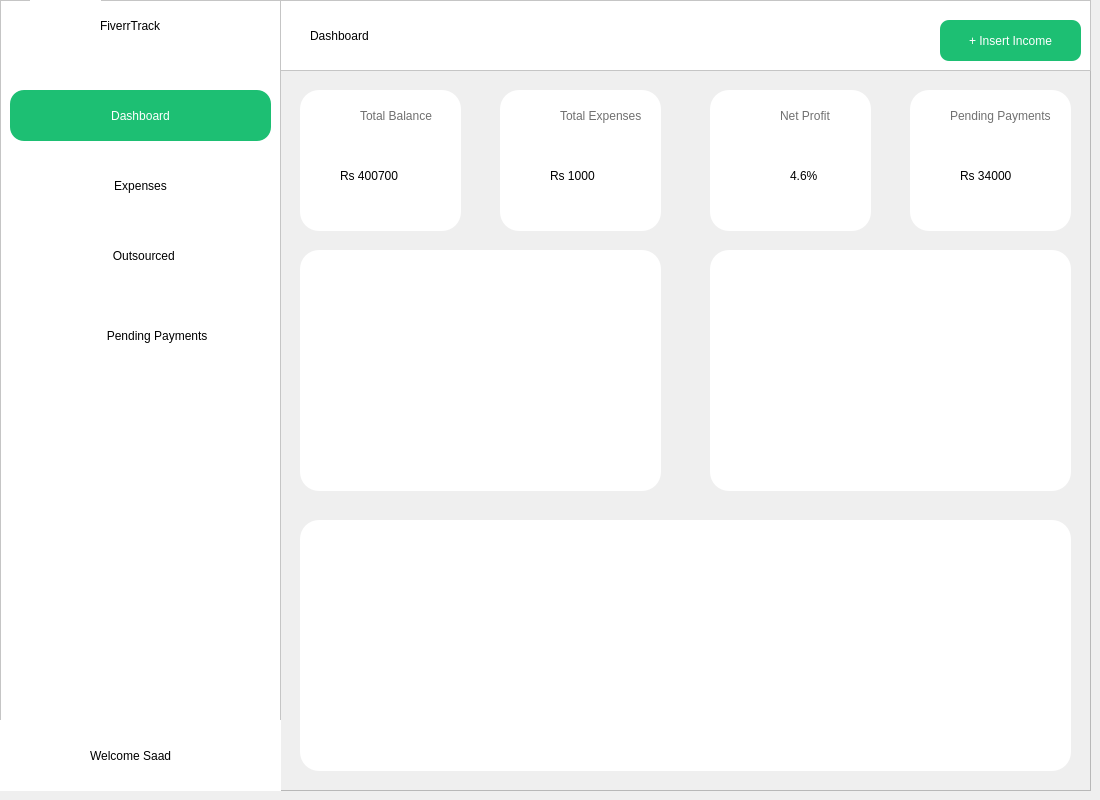
    <widget class="QWidget" name="dashboard">
     <widget class="QFrame" name="frame">
      <property name="geometry">
       <rect>
        <x>0</x>
        <y>0</y>
        <width>281</width>
        <height>791</height>
       </rect>
      </property>
      <property name="styleSheet">
       <string notr="true">background-color:#ffffff;</string>
      </property>
      <property name="frameShape">
       <enum>QFrame::Shape::StyledPanel</enum>
      </property>
      <property name="frameShadow">
       <enum>QFrame::Shadow::Raised</enum>
      </property>
      <widget class="QLabel" name="label_7">
       <property name="geometry">
        <rect>
         <x>100</x>
         <y>0</y>
         <width>141</width>
         <height>51</height>
        </rect>
       </property>
       <property name="styleSheet">
        <string notr="true">font: 700 12pt &quot;Arial&quot;;
background-color:none;
color: black;</string>
       </property>
       <property name="text">
        <string>FiverrTrack</string>
       </property>
       <property name="scaledContents">
        <bool>true</bool>
       </property>
      </widget>
      <widget class="QLabel" name="label_10">
       <property name="geometry">
        <rect>
         <x>30</x>
         <y>-10</y>
         <width>71</width>
         <height>71</height>
        </rect>
       </property>
       <property name="text">
        <string/>
       </property>
       <property name="pixmap">
        <pixmap resource="images.qrc">:/new/prefix1/images/the-greening-logo-is-symbolized-by-the-shape-of-a-combination-of-green-leaves-logo-turns-green-go-green-logo-vector-removebg-preview.png</pixmap>
       </property>
       <property name="scaledContents">
        <bool>true</bool>
       </property>
      </widget>
      <widget class="QPushButton" name="login_button_2">
       <property name="geometry">
        <rect>
         <x>10</x>
         <y>90</y>
         <width>261</width>
         <height>51</height>
        </rect>
       </property>
       <property name="styleSheet">
        <string notr="true">background-color: #1dbf73;
font: 12pt &quot;Tahoma&quot;;
color:white;
border-radius: 14px;</string>
       </property>
       <property name="text">
        <string>Dashboard</string>
       </property>
      </widget>
      <widget class="QPushButton" name="expense">
       <property name="geometry">
        <rect>
         <x>10</x>
         <y>160</y>
         <width>261</width>
         <height>51</height>
        </rect>
       </property>
       <property name="styleSheet">
        <string notr="true">background-color: none;
font: 12pt &quot;Tahoma&quot;;
color:black;
border-radius: 14px;</string>
       </property>
       <property name="text">
        <string>Expenses</string>
       </property>
      </widget>
      <widget class="QPushButton" name="outsourced">
       <property name="geometry">
        <rect>
         <x>0</x>
         <y>230</y>
         <width>281</width>
         <height>51</height>
        </rect>
       </property>
       <property name="styleSheet">
        <string notr="true">background-color: none;
font:  12pt &quot;Arial&quot;;

color:black;
border-radius: 14px;</string>
       </property>
       <property name="text">
        <string>   Outsourced </string>
       </property>
      </widget>
      <widget class="QPushButton" name="pendingpayments">
       <property name="geometry">
        <rect>
         <x>-10</x>
         <y>310</y>
         <width>281</width>
         <height>51</height>
        </rect>
       </property>
       <property name="styleSheet">
        <string notr="true">background-color: none;
font:  12pt &quot;Arial&quot;;

color:black;
border-radius: 14px;</string>
       </property>
       <property name="text">
        <string>                Pending Payments</string>
       </property>
      </widget>
      <widget class="QFrame" name="frame_4">
       <property name="geometry">
        <rect>
         <x>-10</x>
         <y>720</y>
         <width>291</width>
         <height>71</height>
        </rect>
       </property>
       <property name="styleSheet">
        <string notr="true">background-color: white; 
border: grey;</string>
       </property>
       <property name="frameShape">
        <enum>QFrame::Shape::StyledPanel</enum>
       </property>
       <property name="frameShadow">
        <enum>QFrame::Shadow::Raised</enum>
       </property>
       <widget class="QLabel" name="label_8">
        <property name="geometry">
         <rect>
          <x>40</x>
          <y>10</y>
          <width>51</width>
          <height>51</height>
         </rect>
        </property>
        <property name="styleSheet">
         <string notr="true">font: 700 12pt &quot;Arial&quot;;
background-color:none;
color: black;</string>
        </property>
        <property name="text">
         <string/>
        </property>
        <property name="pixmap">
         <pixmap resource="images.qrc">:/new/prefix1/images/saad.png</pixmap>
        </property>
        <property name="scaledContents">
         <bool>true</bool>
        </property>
       </widget>
       <widget class="QLabel" name="user">
        <property name="geometry">
         <rect>
          <x>100</x>
          <y>20</y>
          <width>141</width>
          <height>31</height>
         </rect>
        </property>
        <property name="styleSheet">
         <string notr="true">font:  800 12pt &quot;Arial&quot;;
background-color:none;
color: black;</string>
        </property>
        <property name="text">
         <string>Welcome Saad</string>
        </property>
        <property name="scaledContents">
         <bool>true</bool>
        </property>
       </widget>
      </widget>
     </widget>
     <widget class="QFrame" name="frame_3">
      <property name="geometry">
       <rect>
        <x>280</x>
        <y>0</y>
        <width>811</width>
        <height>71</height>
       </rect>
      </property>
      <property name="styleSheet">
       <string notr="true">background-color:#ffffff;</string>
      </property>
      <property name="frameShape">
       <enum>QFrame::Shape::StyledPanel</enum>
      </property>
      <property name="frameShadow">
       <enum>QFrame::Shadow::Raised</enum>
      </property>
      <widget class="QLabel" name="label_9">
       <property name="geometry">
        <rect>
         <x>30</x>
         <y>10</y>
         <width>141</width>
         <height>51</height>
        </rect>
       </property>
       <property name="styleSheet">
        <string notr="true">font:  800 12pt &quot;Arial&quot;;
background-color:none;
color: black;</string>
       </property>
       <property name="text">
        <string>Dashboard</string>
       </property>
       <property name="scaledContents">
        <bool>true</bool>
       </property>
      </widget>
      <widget class="QPushButton" name="insertincome">
       <property name="geometry">
        <rect>
         <x>660</x>
         <y>20</y>
         <width>141</width>
         <height>41</height>
        </rect>
       </property>
       <property name="styleSheet">
        <string notr="true">background-color: #1dbf73;
font: 10pt &quot;Tahoma&quot;;
color:white;
border-radius: 9px;</string>
       </property>
       <property name="text">
        <string>+ Insert Income</string>
       </property>
      </widget>
      <widget class="QPushButton" name="invert_color">
       <property name="geometry">
        <rect>
         <x>610</x>
         <y>20</y>
         <width>41</width>
         <height>41</height>
        </rect>
       </property>
       <property name="styleSheet">
        <string notr="true">
font: 10pt &quot;Tahoma&quot;;
color:white;
border-radius: 9px;</string>
       </property>
       <property name="text">
        <string/>
       </property>
       <property name="icon">
        <iconset resource="images.qrc">
         <normaloff>:/new/prefix1/images/night-mode.png</normaloff>:/new/prefix1/images/night-mode.png</iconset>
       </property>
      </widget>
     </widget>
     <widget class="QFrame" name="frame_5">
      <property name="geometry">
       <rect>
        <x>300</x>
        <y>90</y>
        <width>161</width>
        <height>141</height>
       </rect>
      </property>
      <property name="styleSheet">
       <string notr="true">background-color: white; 
border: grey;
border-radius:19px;</string>
      </property>
      <property name="frameShape">
       <enum>QFrame::Shape::StyledPanel</enum>
      </property>
      <property name="frameShadow">
       <enum>QFrame::Shadow::Raised</enum>
      </property>
      <widget class="QLabel" name="label_11">
       <property name="geometry">
        <rect>
         <x>60</x>
         <y>0</y>
         <width>101</width>
         <height>51</height>
        </rect>
       </property>
       <property name="styleSheet">
        <string notr="true">font: 9pt &quot;Tahoma&quot;;
background-color:none;
color: rgb(112, 112, 112);</string>
       </property>
       <property name="text">
        <string>Total Balance</string>
       </property>
       <property name="scaledContents">
        <bool>true</bool>
       </property>
      </widget>
      <widget class="QLabel" name="label_15">
       <property name="geometry">
        <rect>
         <x>40</x>
         <y>60</y>
         <width>111</width>
         <height>51</height>
        </rect>
       </property>
       <property name="styleSheet">
        <string notr="true">font: 700 12pt &quot;Arial&quot;;
background-color:none;
color: black;</string>
       </property>
       <property name="text">
        <string>Rs 400700</string>
       </property>
       <property name="scaledContents">
        <bool>true</bool>
       </property>
      </widget>
     </widget>
     <widget class="QFrame" name="frame_6">
      <property name="geometry">
       <rect>
        <x>500</x>
        <y>90</y>
        <width>161</width>
        <height>141</height>
       </rect>
      </property>
      <property name="styleSheet">
       <string notr="true">background-color: white; 
border: grey;
border-radius:19px;</string>
      </property>
      <property name="frameShape">
       <enum>QFrame::Shape::StyledPanel</enum>
      </property>
      <property name="frameShadow">
       <enum>QFrame::Shadow::Raised</enum>
      </property>
      <widget class="QLabel" name="label_12">
       <property name="geometry">
        <rect>
         <x>60</x>
         <y>0</y>
         <width>101</width>
         <height>51</height>
        </rect>
       </property>
       <property name="styleSheet">
        <string notr="true">font: 9pt &quot;Tahoma&quot;;
background-color:none;
color: rgb(112, 112, 112);</string>
       </property>
       <property name="text">
        <string>Total Expenses</string>
       </property>
       <property name="scaledContents">
        <bool>true</bool>
       </property>
      </widget>
      <widget class="QLabel" name="label_16">
       <property name="geometry">
        <rect>
         <x>50</x>
         <y>60</y>
         <width>111</width>
         <height>51</height>
        </rect>
       </property>
       <property name="styleSheet">
        <string notr="true">font: 700 12pt &quot;Arial&quot;;
background-color:none;
color: black;</string>
       </property>
       <property name="text">
        <string>Rs 1000</string>
       </property>
       <property name="scaledContents">
        <bool>true</bool>
       </property>
      </widget>
     </widget>
     <widget class="QFrame" name="frame_7">
      <property name="geometry">
       <rect>
        <x>710</x>
        <y>90</y>
        <width>161</width>
        <height>141</height>
       </rect>
      </property>
      <property name="styleSheet">
       <string notr="true">background-color: white; 
border: grey;
border-radius:19px;</string>
      </property>
      <property name="frameShape">
       <enum>QFrame::Shape::StyledPanel</enum>
      </property>
      <property name="frameShadow">
       <enum>QFrame::Shadow::Raised</enum>
      </property>
      <widget class="QLabel" name="label_13">
       <property name="geometry">
        <rect>
         <x>70</x>
         <y>0</y>
         <width>81</width>
         <height>51</height>
        </rect>
       </property>
       <property name="styleSheet">
        <string notr="true">font: 9pt &quot;Tahoma&quot;;
background-color:none;
color: rgb(112, 112, 112);</string>
       </property>
       <property name="text">
        <string>Net Profit</string>
       </property>
       <property name="scaledContents">
        <bool>true</bool>
       </property>
      </widget>
      <widget class="QLabel" name="label_17">
       <property name="geometry">
        <rect>
         <x>80</x>
         <y>60</y>
         <width>71</width>
         <height>51</height>
        </rect>
       </property>
       <property name="styleSheet">
        <string notr="true">font: 700 12pt &quot;Arial&quot;;
background-color:none;
color: black;</string>
       </property>
       <property name="text">
        <string>4.6%</string>
       </property>
       <property name="scaledContents">
        <bool>true</bool>
       </property>
      </widget>
     </widget>
     <widget class="QFrame" name="frame_8">
      <property name="geometry">
       <rect>
        <x>910</x>
        <y>90</y>
        <width>161</width>
        <height>141</height>
       </rect>
      </property>
      <property name="styleSheet">
       <string notr="true">background-color: white; 
border: grey;
border-radius:19px;</string>
      </property>
      <property name="frameShape">
       <enum>QFrame::Shape::StyledPanel</enum>
      </property>
      <property name="frameShadow">
       <enum>QFrame::Shadow::Raised</enum>
      </property>
      <widget class="QLabel" name="label_14">
       <property name="geometry">
        <rect>
         <x>40</x>
         <y>0</y>
         <width>121</width>
         <height>51</height>
        </rect>
       </property>
       <property name="styleSheet">
        <string notr="true">font: 9pt &quot;Tahoma&quot;;
background-color:none;
color: rgb(112, 112, 112);</string>
       </property>
       <property name="text">
        <string>Pending Payments</string>
       </property>
       <property name="scaledContents">
        <bool>true</bool>
       </property>
      </widget>
      <widget class="QLabel" name="label_18">
       <property name="geometry">
        <rect>
         <x>50</x>
         <y>60</y>
         <width>111</width>
         <height>51</height>
        </rect>
       </property>
       <property name="styleSheet">
        <string notr="true">font: 700 12pt &quot;Arial&quot;;
background-color:none;
color: black;</string>
       </property>
       <property name="text">
        <string>Rs 34000</string>
       </property>
       <property name="scaledContents">
        <bool>true</bool>
       </property>
      </widget>
     </widget>
     <widget class="QFrame" name="frame_9">
      <property name="geometry">
       <rect>
        <x>300</x>
        <y>250</y>
        <width>361</width>
        <height>241</height>
       </rect>
      </property>
      <property name="styleSheet">
       <string notr="true">background-color: white; 
border: grey;
border-radius:19px;</string>
      </property>
      <property name="frameShape">
       <enum>QFrame::Shape::StyledPanel</enum>
      </property>
      <property name="frameShadow">
       <enum>QFrame::Shadow::Raised</enum>
      </property>
     </widget>
     <widget class="QFrame" name="frame_10">
      <property name="geometry">
       <rect>
        <x>710</x>
        <y>250</y>
        <width>361</width>
        <height>241</height>
       </rect>
      </property>
      <property name="styleSheet">
       <string notr="true">background-color: white; 
border: grey;
border-radius:19px;</string>
      </property>
      <property name="frameShape">
       <enum>QFrame::Shape::StyledPanel</enum>
      </property>
      <property name="frameShadow">
       <enum>QFrame::Shadow::Raised</enum>
      </property>
     </widget>
     <widget class="QFrame" name="frame_11">
      <property name="geometry">
       <rect>
        <x>280</x>
        <y>70</y>
        <width>811</width>
        <height>721</height>
       </rect>
      </property>
      <property name="frameShape">
       <enum>QFrame::Shape::StyledPanel</enum>
      </property>
      <property name="frameShadow">
       <enum>QFrame::Shadow::Raised</enum>
      </property>
      <widget class="QFrame" name="frame_12">
       <property name="geometry">
        <rect>
         <x>20</x>
         <y>450</y>
         <width>771</width>
         <height>251</height>
        </rect>
       </property>
       <property name="styleSheet">
        <string notr="true">background-color: white; 
border: grey;
border-radius:19px;</string>
       </property>
       <property name="frameShape">
        <enum>QFrame::Shape::StyledPanel</enum>
       </property>
       <property name="frameShadow">
        <enum>QFrame::Shadow::Raised</enum>
       </property>
      </widget>
     </widget>
     <zorder>frame_11</zorder>
     <zorder>frame</zorder>
     <zorder>frame_3</zorder>
     <zorder>frame_5</zorder>
     <zorder>frame_6</zorder>
     <zorder>frame_7</zorder>
     <zorder>frame_8</zorder>
     <zorder>frame_9</zorder>
     <zorder>frame_10</zorder>
    </widget>
